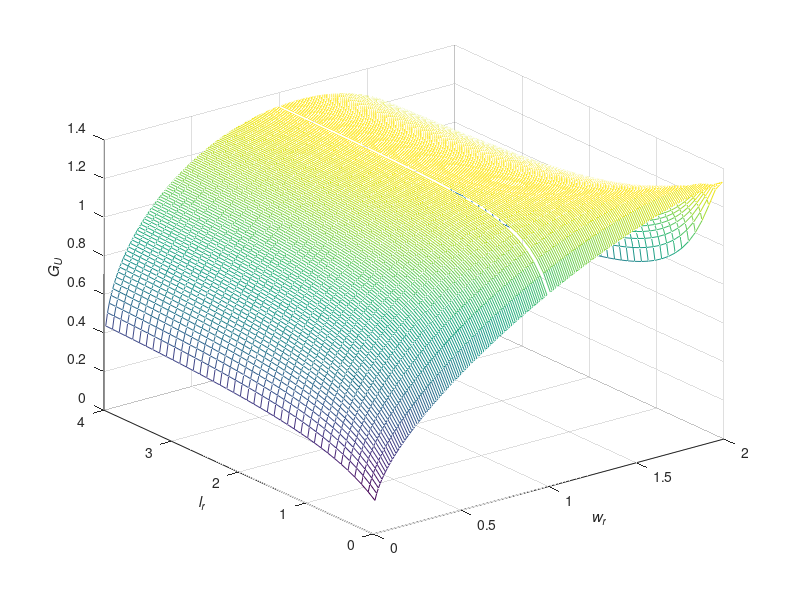
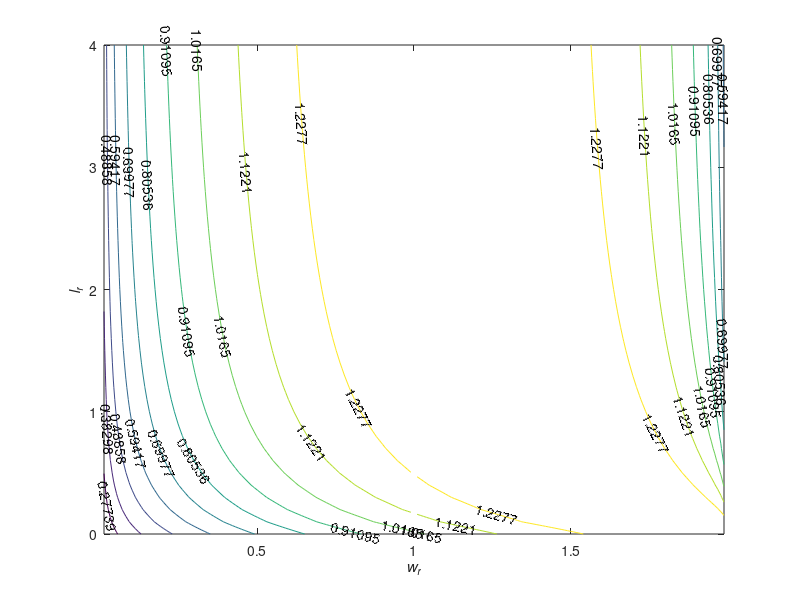

MATLAB code to generate these figures, in order:
clear all;clc;
x=0.01:0.01:1.99;
y=0:0.1:4;
[wr lr]=meshgrid(x,y);
gc=8*(1-wr).^3;
gd=6*(wr-1).*(3+4*lr-2*wr-4*lr.*wr);
ge=3*(-2-2*lr+wr+2*lr.*wr).^2.*log((2-wr)./wr);
U=(1+2*lr).^2.*gc./(gd+ge);

figure(1)
% subplot(121)
mesh(wr,lr,U);
xlabel('\itw_r');
ylabel('\itl_r');
zlabel('\itG_U');

figure(2)
% subplot(122)
[C,h]=contour(wr,lr,U);
clabel(C,h)
xlabel('\itw_r');
ylabel('\itl_r');